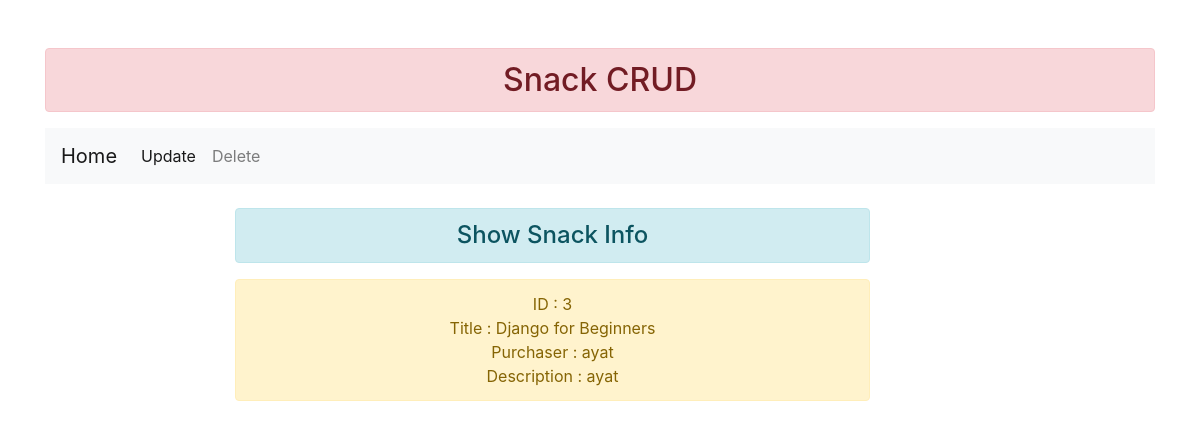
Screenshot of /3/ with the database file from the repository.
### snacks/models.py (models this page shows, shortened)
class Snack (models.Model):
    title = models.CharField(max_length=64)
    purchaser = models.ForeignKey(get_user_model(), on_delete=models.CASCADE)
    description = models.TextField()

### snacks/views.py (the view)
# urls.py: path('<int:pk>/' , SnackDetailView.as_view(), name= 'snack_detail'),
class SnackDetailView(DetailView):
    template_name = 'snack-detail.html'
    model=Snack

### templates/snack-detail.html (shortened to what this page needs)
{% extends 'base.html' %}
{% block content %}
<nav class="navbar navbar-expand-lg navbar-light bg-light">
    <a class="navbar-brand" href="{% url 'snack_list' %}">Home</a>
      <div class="collapse navbar-collapse" id="navbarNavDropdown">
        <ul class="navbar-nav">
          <li class="nav-item active">
            <a class="nav-link" href="{% url 'snack_update' pk=snack.pk %}">Update</a>
          </li>
          <li class="nav-item">
            <a class="nav-link" href="{% url 'snack-delete' pk=snack.pk %}">Delete</a>
          </li>
</nav>
<br>
<div class="row">
    <div class="col-sm-7 offset-2">
        <h4 class="text-center alert alert-info"> Show Snack Info</h4>
        <p class="text-center alert alert-warning"> ID : {{snack.pk}}
            <br>
             Title : {{ snack.title }}
            <br>
            Purchaser : {{snack.purchaser}}
            <br>
            Description : {{snack.description}}
        </p>
    </div>
</div>
{% endblock content %}

### rows the page displays
Snack: pk "3", title "Django for Beginners", purchaser "ayat", description "ayat"
